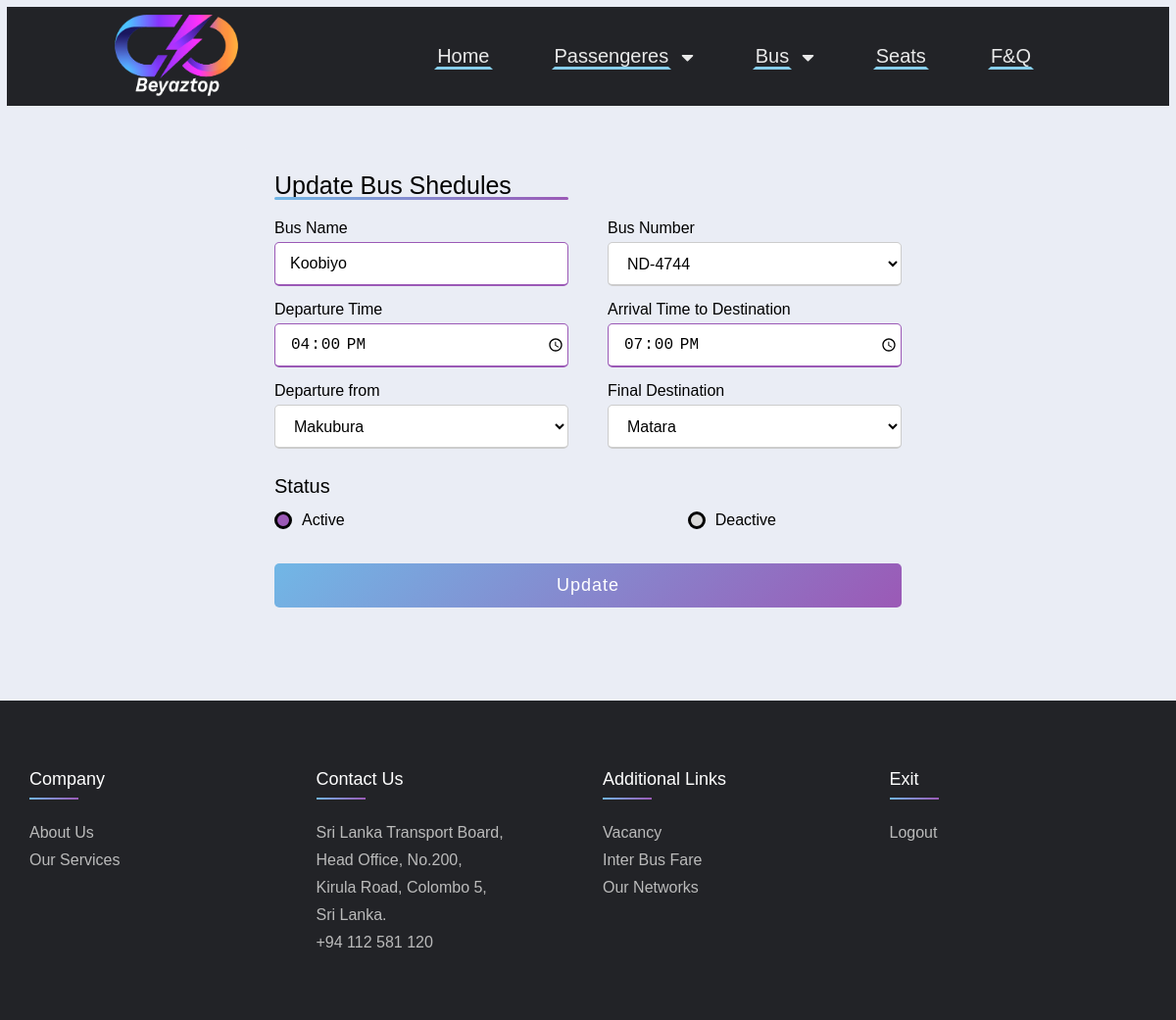
/Admin/Admin-Bus Shedules-update.php?id=8 (signed in), run on the app's committed database.
### tables this page shows
CREATE TABLE IF NOT EXISTS `bus_shedules` (
  `Shedules_id` int(11) NOT NULL AUTO_INCREMENT,
  `Bus_name` varchar(50) NOT NULL,
  `Bus_number` varchar(50) NOT NULL,
  `Stat_time` time NOT NULL,
  `End_time` time NOT NULL,
  `Starting_point` varchar(50) NOT NULL,
  `Final_destination` varchar(50) NOT NULL,
  `Seats_Count` int(50) NOT NULL,
  `Status` varchar(5) NOT NULL,
  PRIMARY KEY (`Shedules_id`),
  KEY `Bus_number` (`Bus_number`)
);

### Admin/Admin-Bus Shedules-update.php (the view, shortened to what this page needs)
<?php
include( 'Admin-nav.php' );
include '../connect.php';
if ( isset( $_GET[ 'id' ] ) ) {
  $Shedules_id = $_GET[ 'id' ];
  $sql2 = "SELECT * FROM bus_shedules WHERE Shedules_id=$Shedules_id";
  $res2 = mysqli_query( $connect, $sql2 );
  $row2 = mysqli_fetch_assoc( $res2 );
  $Bname = $row2[ 'Bus_name' ];
  $Bnumber = $row2[ 'Bus_number' ];
  $Stime = $row2[ 'Stat_time' ];
  $Etime = $row2[ 'End_time' ];
  $Spoint = $row2[ 'Starting_point' ];
  $Destination = $row2[ 'Final_destination' ];
}
?>
<div class="page">
  <div class="ProfileContainer">
    <div class="title">Update Bus Shedules</div>
    <div class="content">
      <form action="" method="post" enctype="multipart/form-data">
        <div class="user-details">
          <div class="input-box"> <span class="details">Bus Name</span>
            <input type="text" name="Bname" value="<?php echo $Bname;?>" placeholder="Enter name" required>
          </div>
          <div class="input-box"> <span class="details">Bus Number</span>
            <select id="Bnumber" name="Bnumber" >
             <option value="<?php echo $Bnumber; ?>"><?php echo $Bnumber; ?></option>
            </select>
          </div>
          <div class="input-box"> <span class="details">Departure Time</span>
            <input type="time" name="STime" value="<?php echo $Stime;?>" placeholder="Enter start time" required>
          </div>
          <div class="input-box"> <span class="details">Arrival Time to Destination</span>
            <input type="time" name="ETime" value="<?php echo $Etime;?>" placeholder="Enter number" min="0" required>
          </div>
          <div class="input-box"> <span class="details">Departure from</span>
            <select id="inputState" name="Start" >
              <option><?php echo $Spoint; ?></option>
            </select>
          </div>
          <div class="input-box"> <span class="details">Final Destination</span>
            <select id="inputState" name="End" >
              <option><?php echo $Destination; ?></option>
            </select>
          </div>
        </div>
        <div class="gender-details">
          <span class="gender-title">Status</span>
          <div class="category">
            <label for="dot-1"> <span class="dot one"></span> <span class="gender">Active</span> </label>
            <label for="dot-2"> <span class="dot two"></span> <span class="gender">Deactive</span> </label>
          </div>
        </div>
        <div class="button">
          <input type="submit" name="submit" value="Update">
        </div>
      </form>
    </div>
  </div>
</div>
<?php
include( 'Admin-footer.php' );
?>

### css/Admins.css (style rules this page uses)
* { margin: 0; padding: 0; box-sizing: border-box; }
body { font-family: sans-serif; background-color: #eaedf5; padding: 0; margin: 0; }
.page { margin: 50px; margin-top: 35px; margin-bottom: 35px; justify-content: center; align-items: center; display: flex; }
.ProfileContainer { max-width: 700px; width: 100%; background-color: #eaedf5; padding: 25px 30px; border-radius: 5px; }
.ProfileContainer .title { font-size: 25px; font-weight: 500; position: relative; }
.ProfileContainer .title::before { content: ""; position: absolute; left: 0; bottom: 0; height: 3px; width: 300px; border-radius: 5px; background: linear-gradient(135deg, #71b7e6, #9b59b6); }
.content form .user-details { display: flex; flex-wrap: wrap; justify-content: space-between; margin: 20px 0 12px 0; }
form .user-details .input-box { margin-bottom: 15px; width: calc(100% / 2 - 20px); }
form .input-box span.details { display: block; font-weight: 500; margin-bottom: 5px; }
.user-details .input-box input,.input-box select,.input-box [type="number"] { height: 45px; width: 100%; outline: none; font-size: 16px; border-radius: 5px; padding-left: 15px; background-color: #fff; border: 1px solid #ccc; border-bottom-width: 2px; transition: all 0.3s ease; }
.user-details .input-box input:focus, .user-details .input-box input:valid { border-color: #9b59b6; }
form .gender-details .gender-title { font-size: 20px; font-weight: 500; }
form .category { display: flex; width: 80%; margin: 14px 0; justify-content: space-between; }
form .category label { display: flex; align-items: center; cursor: pointer; }
form .category label .dot { height: 18px; width: 18px; border-radius: 50%; margin-right: 10px; background: #d9d9d9; border: 3px solid #000000; transition: all 0.3s ease; }
#dot-1:checked ~ .category label .one, #dot-2:checked ~ .category label .two, #dot-3:checked ~ .category label .three { background: #9b59b6; border: 3px solid #000000; }
form .button { height: 45px; margin: 35px 0 }
form .button input { height: 100%; width: 100%; border-radius: 5px; border: none; color: #fff; font-size: 18px; font-weight: 500; letter-spacing: 1px; cursor: pointer; transition: all 0.3s ease; background: linear-gradient(135deg, #71b7e6, #9b59b6); }

### data on the page
bus_shedules: Bname "Koobiyo", Bnumber "ND-4744", STime "16:00:00", ETime "19:00:00", Start "Makubura", End "Matara"
